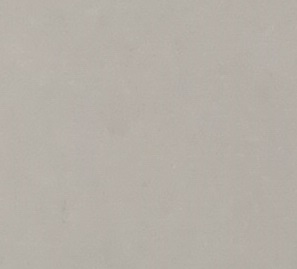
#> input picture images/1.jpg, 297 x 269 px, given as the content of the folder path/to/folder, which was not available
$ python dataaug.py
#> lines starting #> are read from the running program, lines starting #| are printed output that depends on the picture; pictures that were not available may be replaced by others from this repository, and a replacement may not be noted
from PIL import Image, ImageOps, ImageEnhance
import os
import random


class ImageAugmenter:
    def __init__(self, folder_path, save_path):
        self.folder_path = folder_path
        self.save_path = save_path

    def augment_images(self):
        # 遍历文件夹中的所有图片
        for filename in os.listdir(self.folder_path):
            if filename.endswith('.jpg') or filename.endswith('.png'):
                # 读取图片
                image_path = os.path.join(self.folder_path, filename)
                original_image = Image.open(image_path)
#> original_image is the input picture: PIL image 297x269 RGB; mean R, G, B 181.6, 175.9, 167.5

                # 对图片进行数据增强
                for i in range(100):
                    # 随机旋转
                    rotated_image = original_image.rotate(angle=random.randint(-30, 30))

                    # 随机裁剪
                    cropped_image = original_image.crop((random.randint(0, 50), random.randint(0, 50),
                                                         random.randint(200, 250), random.randint(200, 250)))

                    # 随机调整亮度和对比度
                    brightness_enhancer = ImageEnhance.Brightness(cropped_image)
                    contrast_enhancer = ImageEnhance.Contrast(cropped_image)
                    cropped_image = brightness_enhancer.enhance(random.uniform(0.5, 1.5))
                    cropped_image = contrast_enhancer.enhance(random.uniform(0.5, 1.5))

                    # 随机添加噪声
                    noise_image = cropped_image.convert('L').point(lambda x: random.randint(0, 100))

                    # 随机反转
                    inverted_image = ImageOps.invert(noise_image)

                    # 保存增强后的图片
                    if not os.path.exists(self.save_path):
                        os.makedirs(self.save_path)
                    rotated_image.save(os.path.join(self.save_path, 'rotated_image_{}_{}.jpg'.format(filename, i)))
                    cropped_image.save(os.path.join(self.save_path, 'cropped_image_{}_{}.jpg'.format(filename, i)))
                    inverted_image.save(os.path.join(self.save_path, 'inverted_image_{}_{}.jpg'.format(filename, i)))
#> this loop made 100 passes
#> pass 1, in augment_images, `rotated_image = original_image.rotate(angle=random.randint(-30, 30))`:
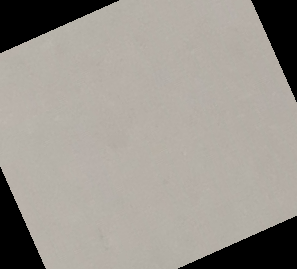
#> rotated_image: PIL image 297x269 RGB; mean R, G, B 156.3, 151.4, 144.2
#> pass 1, in augment_images, `cropped_image = original_image.crop((random.randint(0, 50), random.ran..`:
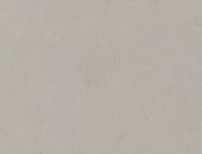
#> cropped_image: PIL image 202x154 RGB; mean R, G, B 182.1, 176.2, 168
#> pass 1, in augment_images, `cropped_image = brightness_enhancer.enhance(random.uniform(0.5, 1.5))`:
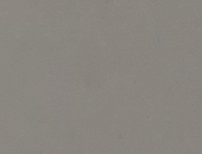
#> cropped_image: PIL image 202x154 RGB; mean R, G, B 137.7, 133.3, 127
#> after the loop:
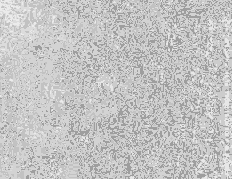
#> inverted_image: PIL image 232x179 L; min 158, max 238, mean 196
#> after the loop:
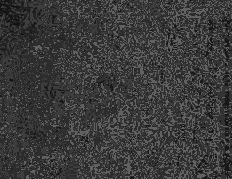
#> noise_image: PIL image 232x179 L; min 17, max 97, mean 59
#> after the loop:
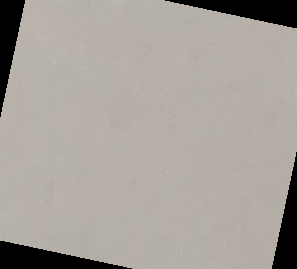
#> rotated_image: PIL image 297x269 RGB; mean R, G, B 166, 160.8, 153.2

                # 将所有增强后的图片统一大小并保存
                for i, filename in enumerate(os.listdir(self.save_path)):
                    if filename.startswith('rotated_image_{}'.format(filename)) or filename.startswith(
                            'cropped_image_{}'.format(filename)) or filename.startswith(
                            'inverted_image_{}'.format(filename)):
                        image = Image.open(os.path.join(self.save_path, filename))
                        resized_image = image.resize((224, 224))
                        resized_image.save(os.path.join(self.save_path, 'esized_image_{}_{}.jpg'.format(filename, i)))

if __name__ == '__main__':
    augmenter = ImageAugmenter('path/to/folder', 'path/to/save/augmented/images')
    augmenter.augment_images()
